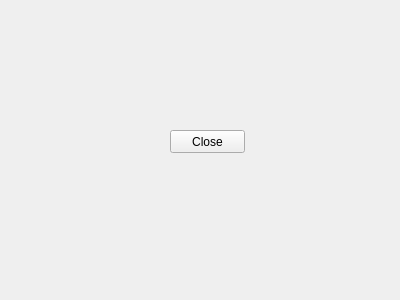
<?xml version="1.0" encoding="UTF-8"?>
<ui version="4.0">
 <class>Widget</class>
 <widget class="QWidget" name="Widget">
  <property name="geometry">
   <rect>
    <x>0</x>
    <y>0</y>
    <width>400</width>
    <height>300</height>
   </rect>
  </property>
  <property name="windowTitle">
   <string>Widget</string>
  </property>
  <widget class="QPushButton" name="pushButton">
   <property name="geometry">
    <rect>
     <x>170</x>
     <y>130</y>
     <width>75</width>
     <height>23</height>
    </rect>
   </property>
   <property name="text">
    <string>Close</string>
   </property>
  </widget>
 </widget>
 <layoutdefault spacing="6" margin="11"/>
 <resources/>
 <connections/>
</ui>
